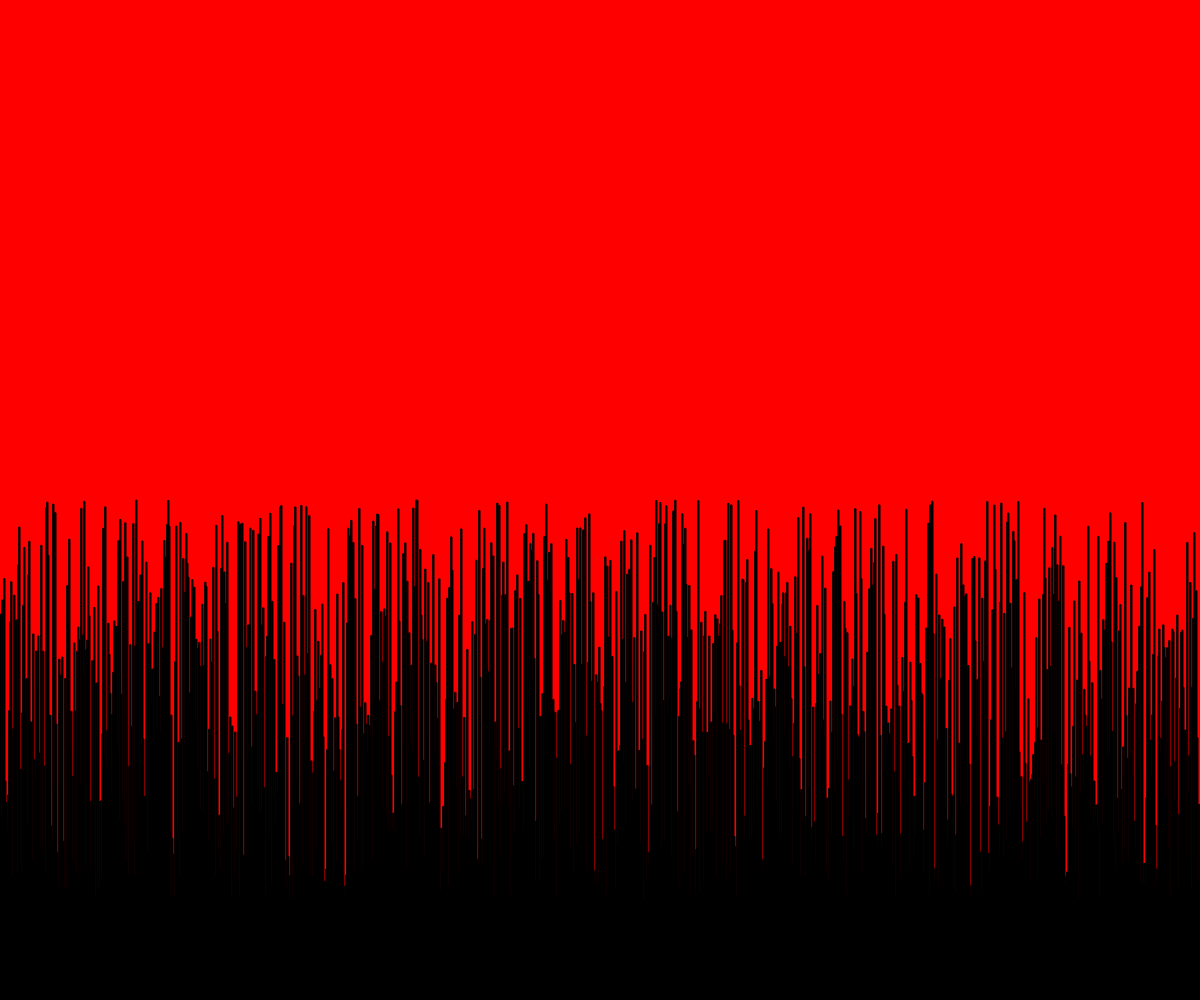
Frame 1 (no input)
Frame 60 (no input): identical to frame 1, image omitted
Frame 120 (the mouse pressed at the canvas centre since frame 60): identical to frame 1, image omitted

The p5.js sketch that drew this single still picture (run headless with seeded random() and noise() and a simulated clock; from frame 60 on, the mouse is pressed at the canvas centre):

// p5.js sketch
// ── sketch.js
// Terrain Generation
// Dan Schellenberg - replace with your name
// Mar 19, 2018

let heights = [];
let numberOfRectangles;

function setup() {
  createCanvas(windowWidth, windowHeight);
  numberOfRectangles = width;
  generateInitialTerrain(numberOfRectangles);
}

function draw() {
  background(255,0,0);
  displayTerrain();
}

function generateInitialTerrain(numberOfRectangles) {
  for (let i=0; i<numberOfRectangles; i++) {
    heights.push(random(100, 500));
  }
}

function displayTerrain() {
  let rectWidth = width / numberOfRectangles;
  rectMode(CORNERS);
  fill(0);
  for (let i=0; i<numberOfRectangles; i++) {
    rect(i*rectWidth, height, (i+1)*rectWidth, height - heights[i]);
  }
}
